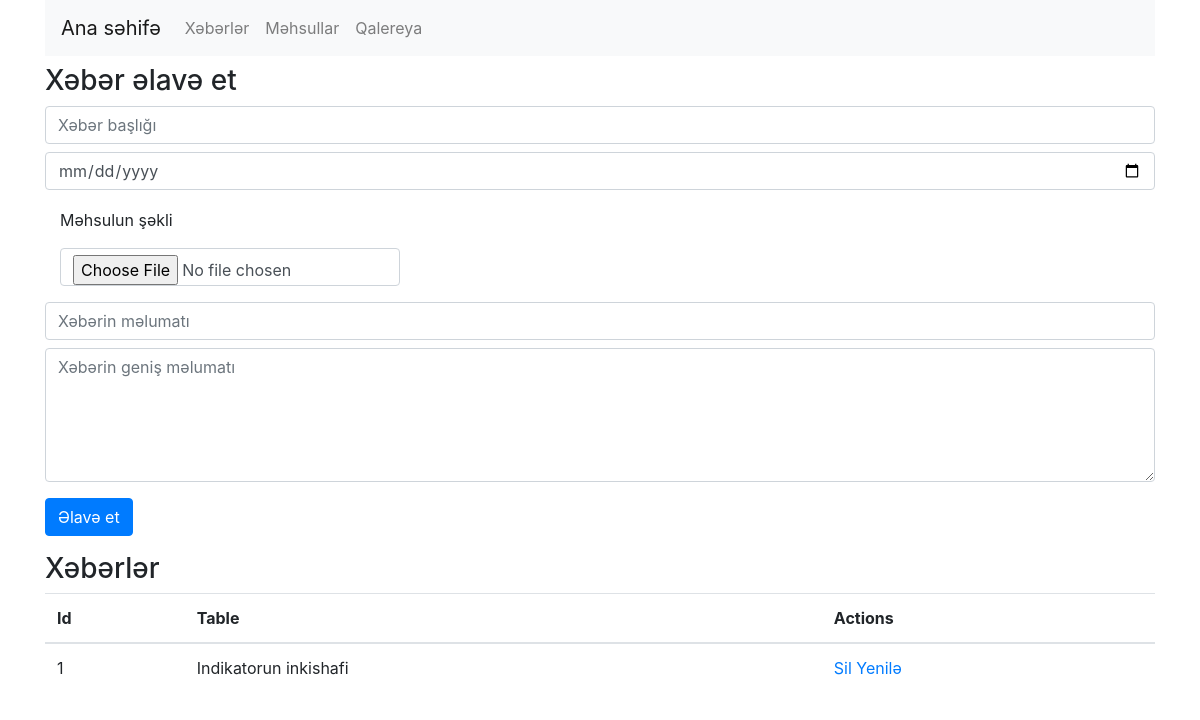
/admin/news, run on an earlier commit of the app's database.
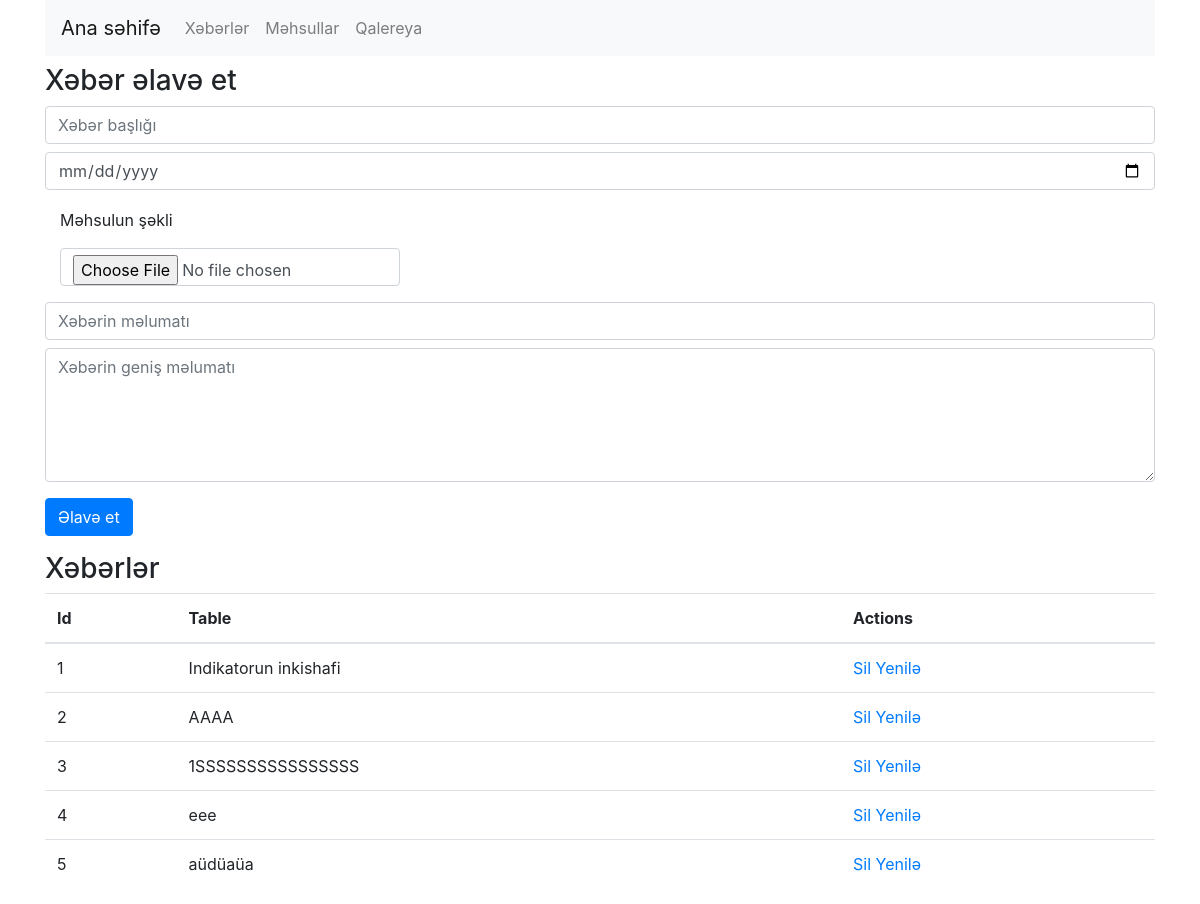
And on a later commit of the database.
### models.py (models this page shows)
class Post(db.Model):
    id=db.Column(db.Integer,primary_key=True)
    post_title=db.Column(db.String(50))
    post_time=db.Column(db.String(50))
    post_img=db.Column(db.String(50))
    post_info=db.Column(db.String(50))
    post_description=db.Column(db.Text)

### controllers/admin/news.py (the view, shortened to what this page needs)
@app.route('/admin/news',methods=['GET','POST'])
def admin_news_index():
    from run import db
    from models import Post
    posts=Post.query.all()
    return render_template('admin/news.html',posts=posts)

### templates/admin/news.html
{% extends "admin/base.html" %} {% block content %}
<h3 class="my-2">Xəbər əlavə et</h3>
<form action="/admin/news"method='POST' enctype="multipart/form-data">
    <input type="text" name="post_title" class="form-control my-2" placeholder="Xəbər başlığı">
    <input type="date" name="post_time" class="form-control my-2" placeholder="Xəbərin zamanı">
    <div class="form-group col-sm-4">
        <label for="ccmonth" style="margin-top:10px">Məhsulun şəkli</label>
        <input type="file" name="post_img" class="form-control my-2" placeholder="Məhsulun şəkli">
      </div>
    <input type="text" name="post_info" class="form-control my-2" placeholder="Xəbərin məlumatı">
    <textarea name="post_description" class='form-control my-2' cols="30" rows="5" placeholder="Xəbərin geniş məlumatı"></textarea>
    <input type="submit"  class="btn btn-primary my-2" value="Əlavə et">
</form>
<h3 class="my-2">Xəbərlər</h3>
<table class="table">
    <thead>
        <tr>
            <th>Id</th>
            <th>Table</th>
            <th>Actions</th>
        </tr>
    </thead>
    <tbody>
        {% for post in posts %}
        <tr>
            <td scope="row">{{post.id}}</td>
            <td>{{post.post_title}}</td>
            <td>
                <a href="/admin/news/{{post.id}}">Sil</a>
                <a href="#">Yenilə</a>
            </td>
        </tr>
        {% endfor %}
    </tbody>
</table>
{% endblock %}

What changed in the data, as far as the page shows it:
added Post: id "2", post_title "AAAA"
added Post: id "3", post_title "1SSSSSSSSSSSSSSSS"
added Post: id "4", post_title "eee"
added Post: id "5", post_title "aüdüaüa"
